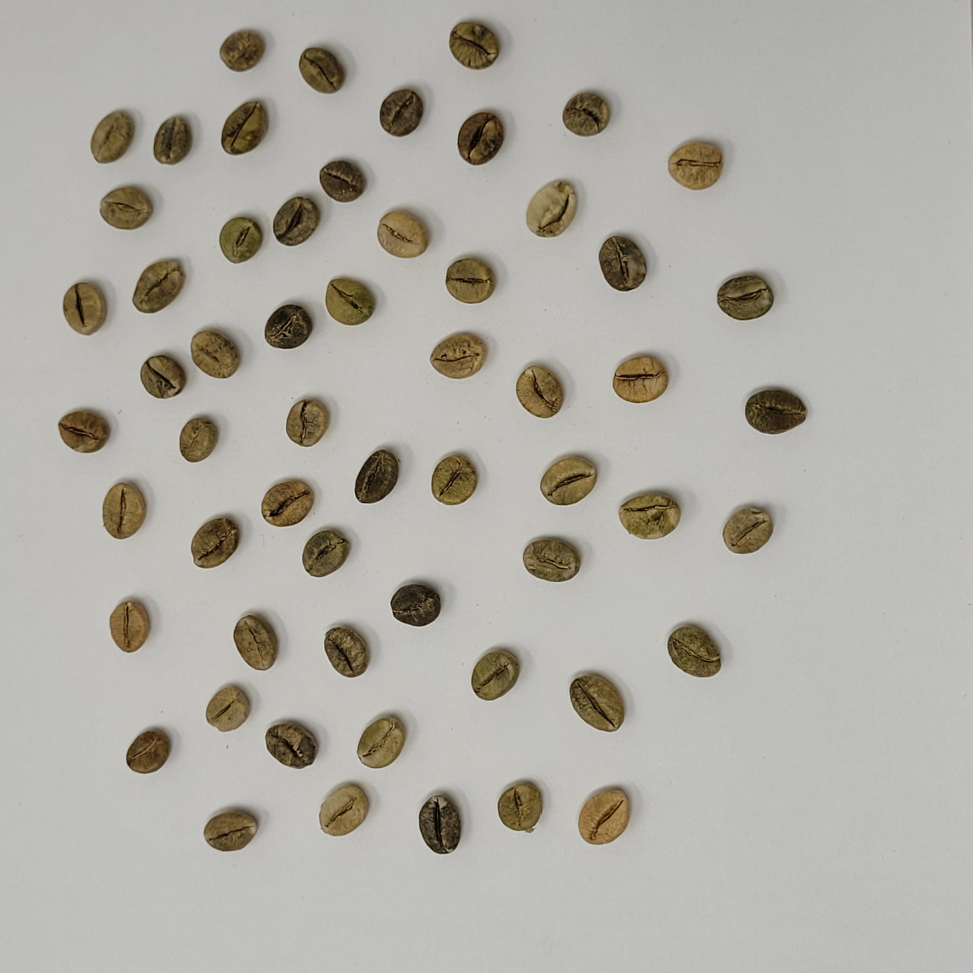
#> input picture CBD_Coffee Bean Dataset/A/212.jpg, 2918 x 2918 px (shown at 1/3 size); its folder holds 4 pictures in this run
$ python -i Data_preprocessing_CBD.py   (imports and definitions only)
#> lines starting #> are read from the running program, lines starting #| are printed output that depends on the picture; after the words box and inside, x2 and y2 are one past the last pixel; in counts of white or black regions, pixels touching at a corner belong together
### Object_detection_CBD.py
import cv2
import numpy as np
import os

def process_and_plot_coffee_bean(image_path):
#> called with image_path = 'CBD_Coffee Bean Dataset/A/212.jpg'
    if not os.path.exists(image_path):
        print(f"Lỗi: Không tìm thấy file ảnh tại '{image_path}'")
        return []

    # 1. Đọc ảnh và thiết lập
    img = cv2.imread(image_path)
#> img is the input picture: shape (2918, 2918, 3); mean B, G, R 166.3, 173.7, 176.1
    img_rgb = cv2.cvtColor(img, cv2.COLOR_BGR2RGB)
    img_h, img_w = img.shape[:2]
#> img_h = 2918; img_w = 2918
    image_area = img_h * img_w
#> image_area = 8514724
    min_area = image_area * 0.00015
#> min_area = 1277.2
    max_area = image_area * 0.00375
#> max_area = 31930.2

    hsv = cv2.cvtColor(img, cv2.COLOR_BGR2HSV)
#> hsv: shape (2918, 2918, 3); mean H, S, V 26.8, 21.5, 176.3
    _, s, _ = cv2.split(hsv)

    # 2. Vòng lặp tìm Threshold tối ưu trên toàn ảnh
    number_of_contours = 0
    max_threshold = 110
    threshold = 10
    final_threshold = 10
    count = 0
    while threshold <= max_threshold:
        _, thresh = cv2.threshold(s, threshold, 255, cv2.THRESH_BINARY)
        contours, _ = cv2.findContours(thresh, cv2.RETR_EXTERNAL, cv2.CHAIN_APPROX_SIMPLE)
        valid_contours_count = 0
        if contours:
            for contour in contours:
                area = cv2.contourArea(contour)
                if min_area < area < max_area:
                    valid_contours_count += 1

        if valid_contours_count > number_of_contours:
            number_of_contours = valid_contours_count
            final_threshold = threshold
            threshold += 5
            count = 0
        elif valid_contours_count == number_of_contours:
            threshold += 5
            count += 1
        elif valid_contours_count < number_of_contours and count <= 3:
            threshold += 5
            count += 1
        elif valid_contours_count < number_of_contours and count > 3:
            break
#> this loop made 21 passes
#> pass 1, in process_and_plot_coffee_bean, `_, thresh = cv2.threshold(s, threshold, 255, cv2.THRESH_BINARY)`:
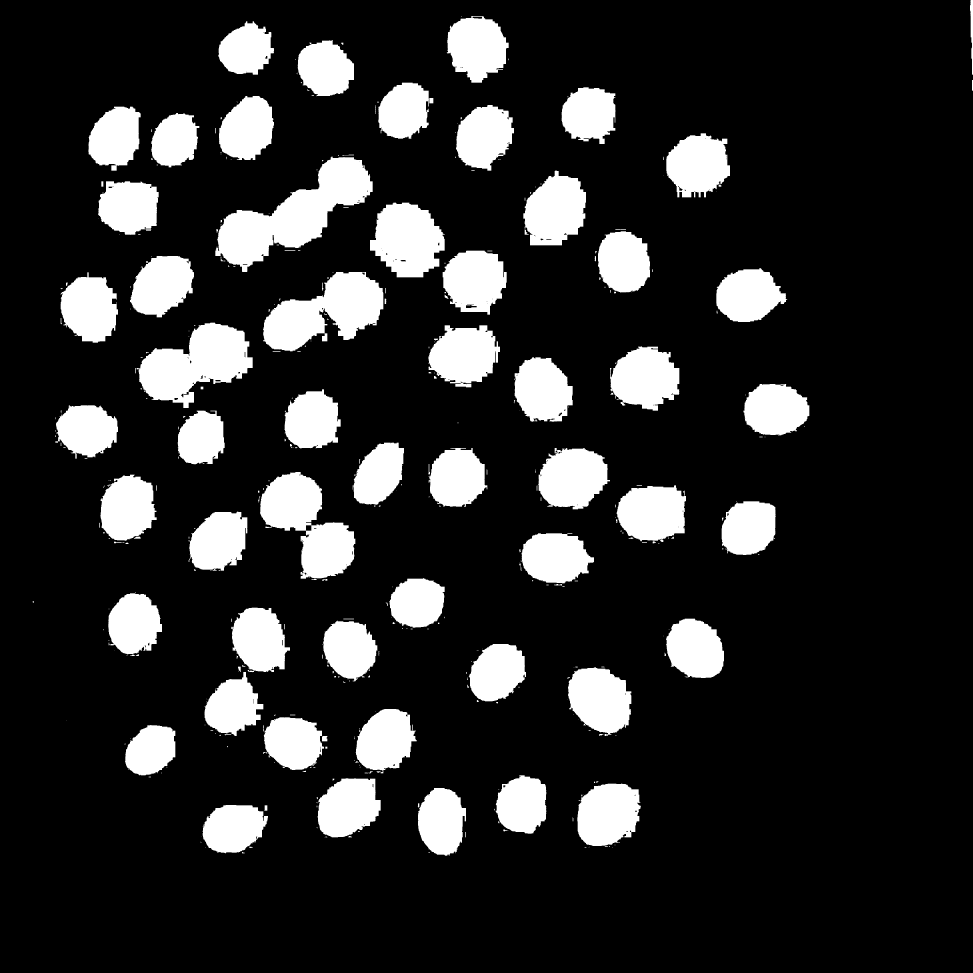
#> thresh: shape (2918, 2918) (shown at 1/3 size); 16.4% white; 430 white regions (259 under 20 px), largest, box (x1, y1, x2, y2) and area: (646, 470, 1118, 816) 65218, (410, 968, 758, 1224) 49637, (789, 816, 1150, 1054) 49384
#> after the loop:
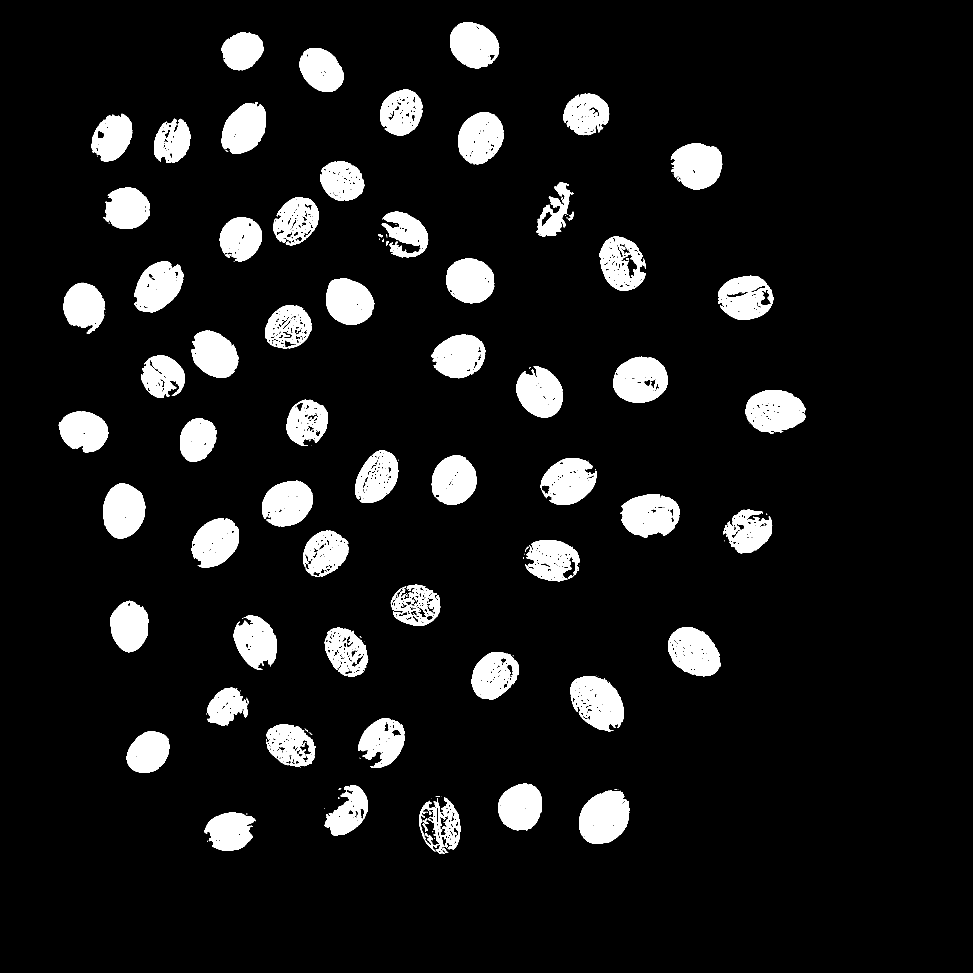
#> thresh: shape (2918, 2918) (shown at 1/3 size); 9% white; 214 white regions (135 under 20 px), largest, box (x1, y1, x2, y2) and area: (1737, 2372, 1888, 2532) 18505, (1710, 2028, 1872, 2194) 17716, (2237, 1170, 2417, 1300) 16944
#> after the loop, count = 16; final_threshold = 30; number_of_contours = 58; threshold = 115

    # Threshold lần 1 để định vị tọa độ hạt
    _, final_thresh_mask = cv2.threshold(s, final_threshold, 255, cv2.THRESH_BINARY)
#> final_thresh_mask: shape (2918, 2918); 12.5% white; 73 white regions (14 under 20 px)
    contours, _ = cv2.findContours(final_thresh_mask, cv2.RETR_EXTERNAL, cv2.CHAIN_APPROX_SIMPLE)
#> contours = 73 contours, 14 with area under 20; largest, box (x1, y1, x2, y2) and area: (1707, 2012, 1878, 2197) 23258, (1734, 2357, 1896, 2536) 22559, (1855, 1469, 2045, 1619) 22398, (1619, 1356, 1798, 1517) 21475, (1578, 537, 1735, 713) 21181

    # List lưu trữ Tuple: (Ảnh đã xử lý, Vector Đặc trưng)
    processed_beans = []

    if contours:
        for contour in contours:
            area = cv2.contourArea(contour)
            if min_area < area < max_area:

                # --- TÌM KHUNG BAO CẮT ẢNH ---
                x, y, w, h = cv2.boundingRect(contour)
                center_x = x + w // 2
                center_y = y + h // 2
                side_length = 208 # Cố định khung cắt để giữ tỷ lệ kích thước thật
                half_side = side_length // 2

                sq_x = max(0, center_x - half_side)
                sq_y = max(0, center_y - half_side)

                if sq_x + side_length > img_w: sq_x = img_w - side_length
                if sq_y + side_length > img_h: sq_y = img_h - side_length

                bounding_box_area = side_length * side_length
                if bounding_box_area < image_area * 0.0125:

                    # --- CẮT ẢNH VÀ XÓA NỀN CỤC BỘ ---
                    cropped_bean = img_rgb[sq_y:sq_y + side_length, sq_x:sq_x + side_length]
                    hsv_crop = cv2.cvtColor(cropped_bean, cv2.COLOR_RGB2HSV)
                    _, s_crop, _ = cv2.split(hsv_crop)

                    # Dùng Otsu trên từng khung nhỏ để tìm mask sát nhất
                    _, bean_mask = cv2.threshold(s_crop, 0, 255, cv2.THRESH_BINARY + cv2.THRESH_OTSU)
                    kernel = cv2.getStructuringElement(cv2.MORPH_ELLIPSE, (3, 3))
                    bean_mask = cv2.morphologyEx(bean_mask, cv2.MORPH_OPEN, kernel)
                    bean_mask = cv2.morphologyEx(bean_mask, cv2.MORPH_CLOSE, kernel)

                    mask_contours, _ = cv2.findContours(bean_mask, cv2.RETR_EXTERNAL, cv2.CHAIN_APPROX_SIMPLE)
                    perfect_mask = np.zeros_like(bean_mask)
                    geom_features = np.zeros(5, dtype=np.float32)

                    if mask_contours:
                        # 1. Trích xuất viền thật của hạt
                        largest_mask_contour = max(mask_contours, key=cv2.contourArea)

                        # 2. Tạo viền Bao lồi (Convex Hull) bọc qua vết khuyết/lẹm đen
                        hull = cv2.convexHull(largest_mask_contour)
                        cv2.drawContours(perfect_mask, [hull], 0, 255, -1)

                        # =========================================================
                        # TÍNH TOÁN 5 ĐẶC TRƯNG HÌNH HỌC TỪ VIỀN THẬT (largest_mask_contour)
                        # =========================================================
                        true_area = cv2.contourArea(largest_mask_contour)
                        true_perimeter = cv2.arcLength(largest_mask_contour, True)
                        hull_area = cv2.contourArea(hull)

                        # Tính Circularity
                        circularity = 0
                        if true_perimeter > 0:
                            circularity = (4 * np.pi * true_area) / (true_perimeter ** 2)

                        # Tính Aspect Ratio (Dùng minAreaRect để KHÔNG BỊ sai khi hạt nằm chéo)
                        rect = cv2.minAreaRect(largest_mask_contour)
                        (rect_w, rect_h) = rect[1]
                        aspect_ratio = 0
                        if min(rect_w, rect_h) > 0:
                            aspect_ratio = max(rect_w, rect_h) / min(rect_w, rect_h)

                        # Tính Solidity (Độ đặc nguyên vẹn)
                        solidity = 0
                        if hull_area > 0:
                            solidity = float(true_area) / hull_area

                        # Gói gọn 5 chỉ số vào mảng Numpy
                        geom_features = np.array([true_area, true_perimeter, circularity, aspect_ratio, solidity], dtype=np.float32)

                    # Dùng mask vừa có được để xóa nền xung quanh hạt
                    cropped_bean_no_bg = cv2.bitwise_and(cropped_bean, cropped_bean, mask=perfect_mask)

                    # BIẾN NỀN THÀNH MÀU TRẮNG thay vì màu Đen
                    cropped_bean_no_bg[perfect_mask == 0] = [255, 255, 255]

                    # Resize về kích thước chuẩn hóa của mô hình
                    final_resized_no_bg = cv2.resize(cropped_bean_no_bg, (64, 64), interpolation=cv2.INTER_AREA)

                    # 2. Resize ảnh GỐC CHƯA XÓA NỀN (Dành cho HOG)
                    final_resized_original = cv2.resize(cropped_bean, (64, 64), interpolation=cv2.INTER_AREA)

                    # Thêm Tuple gồm 3 phần tử vào list
                    processed_beans.append((
                        cv2.cvtColor(final_resized_original, cv2.COLOR_RGB2BGR), # Ảnh cho HOG
                        cv2.cvtColor(final_resized_no_bg, cv2.COLOR_RGB2BGR),    # Ảnh cho Histogram
                        geom_features                                            # Các thông số vật lý
                    ))
#> this loop made 73 passes
#> (area, x, y, w, h, center_x, center_y) on passes 1, 2, 3, 4, 5, 6, 7, 8, 9, 11, 12, 14: (17185.5, 610, 2420, 171, 135, 695, 2487), (18741.5, 1256, 2375, 129, 187, 1320, 2468), (22559, 1734, 2357, 162, 179, 1815, 2446), (19585.5, 957, 2342, 159, 167, 1036, 2425), (17207.5, 1492, 2336, 140, 162, 1562, 2417), (14422.5, 378, 2182, 138, 140, 447, 2252), (18078.5, 795, 2158, 161, 149, 875, 2232), (18995.5, 1070, 2136, 152, 170, 1146, 2221), (15106.5, 617, 2048, 139, 148, 686, 2122), (23257.5, 1707, 2012, 171, 185, 1792, 2104), (18194, 1413, 1939, 153, 163, 1489, 2020), (17410.5, 972, 1872, 144, 161, 1044, 1952)
#> (area, x, y, w, h, center_x, center_y) on pass 27: (21475, 1619, 1356, 179, 161, 1708, 1436)
#> bean_mask: shape (208, 208); 37.7% white; 1 white region, box (x1, y1, x2, y2) and area: (27, 34, 177, 176) 16308
#> hsv_crop: shape (208, 208, 3); mean H, S, V 21.5, 65.6, 135.4
#> perfect_mask: shape (208, 208); 38.1% white; 1 white region, box (x1, y1, x2, y2) and area: (27, 34, 177, 176) 16505
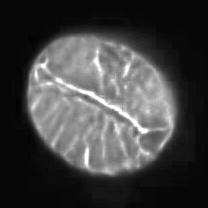
#> s_crop: shape (208, 208); min 3, max 255, mean 65.6

        return processed_beans
    else:
        print("[LỖI] Không tìm thấy hạt cà phê!")
        return []

### Data_preprocessing_CBD.py
import cv2 as cv
import numpy as np
import os
import pickle
from pathlib import Path
from sklearn.preprocessing import StandardScaler
from skimage.feature import hog, local_binary_pattern
from sklearn.model_selection import train_test_split
from Object_detection_CBD import process_and_plot_coffee_bean

CHKP_PATH = Path('./demo/checkpoints')

def load_data_and_labels(base_folder):
    """
    Hàm đọc dữ liệu từ thư mục, trích xuất đặc trưng và gán nhãn,
    kèm theo mảng 'groups' để theo dõi nguồn gốc ảnh gốc của từng hạt.
    """
    images = []
    labels = []
    groups = [] # Mảng lưu tên file ảnh gốc để chống Data Leakage

    # Định nghĩa nhãn cho 7 lớp dữ liệu (theo danh sách target_names của bạn)
    class_mapping = {
        "A": 0,
        "AA": 1,
        "AAA": 2,
        "Bits": 3,
        "C": 4,
        "PB-I": 5,
        "PB-II": 6
    }

    for folder_name, label in class_mapping.items():
        folder_path = os.path.join(base_folder, folder_name)

        if not os.path.exists(folder_path):
            print(f"Warning: Không tìm thấy thư mục {folder_path}")
            continue

        for filename in os.listdir(folder_path):
            img_path = os.path.join(folder_path, filename)

            # Đọc ảnh và tách từng hạt
            imgs = process_and_plot_coffee_bean(img_path)

            if imgs is not None:
                # Hứng 3 biến: Ảnh tự nhiên, Ảnh nền trắng, Vector Hình học
                for img_natural, img_white_bg, geom_features in imgs:

                    # ==========================================
                    # 1. TRÍCH XUẤT HOG TỪ ẢNH TỰ NHIÊN
                    # ==========================================
                    img_blur = cv.bilateralFilter(img_natural, 5, 50, 50)
                    gray = cv.cvtColor(img_blur, cv.COLOR_BGR2GRAY)

                    hog_feature = hog(
                        gray,
                        orientations=12,
                        pixels_per_cell=(8, 8),
                        cells_per_block=(2, 2),
                        block_norm='L2-Hys'
                    )

                    # ==========================================
                    # 2. TẠO MẶT NẠ (MASK) TỪ ẢNH NỀN TRẮNG
                    # ==========================================
                    gray_white = cv.cvtColor(img_white_bg, cv.COLOR_BGR2GRAY)
                    _, mask = cv.threshold(gray_white, 254, 255, cv.THRESH_BINARY_INV)

                    # ==========================================
                    # 3. TRÍCH XUẤT COLOR HISTOGRAM
                    # ==========================================
                    hsv_white = cv.cvtColor(img_white_bg, cv.COLOR_BGR2HSV)
                    bins = 64
                    hist_h = cv.calcHist([hsv_white], [0], mask, [bins], [0, 180])
                    hist_s = cv.calcHist([hsv_white], [1], mask, [bins], [0, 256])
                    hist_v = cv.calcHist([hsv_white], [2], mask, [bins], [0, 256])

                    cv.normalize(hist_h, hist_h)
                    cv.normalize(hist_s, hist_s)
                    cv.normalize(hist_v, hist_v)
                    color_hist_feature = np.concatenate([hist_h.flatten(), hist_s.flatten(), hist_v.flatten()])

                    # ==========================================
                    # 4. TRÍCH XUẤT BỀ MẶT BẰNG LBP
                    # ==========================================
                    gray_nat = cv.cvtColor(img_natural, cv.COLOR_BGR2GRAY)
                    radius = 2
                    n_points = 8 * radius

                    lbp = local_binary_pattern(gray_nat, n_points, radius, method='uniform')

                    n_bins = n_points + 2
                    lbp_hist, _ = np.histogram(lbp[mask == 255], bins=n_bins, range=(0, n_bins))
                    lbp_hist = lbp_hist.astype(np.float32)
                    cv.normalize(lbp_hist, lbp_hist)

                    # ==========================================
                    # 5. DUNG HỢP VÀ LƯU TRỮ
                    # ==========================================
                    feature = np.concatenate([geom_features, hog_feature, color_hist_feature, lbp_hist])

                    images.append(feature)
                    labels.append(label)
                    groups.append(filename) # LƯU TÊN FILE ĐỂ CHỐNG LEAKAGE
#> this loop made 58 passes
#> pass 1, in load_data_and_labels, `_, mask = cv.threshold(gray_white, 254, 255, cv.THRESH_BINARY_INV)`:
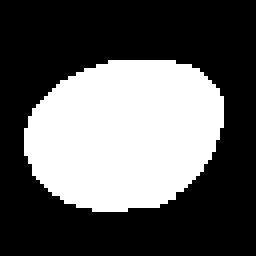
#> mask: shape (64, 64) (shown 4 times larger); 36.7% white; 1 white region, box (x1, y1, x2, y2) and area: (6, 15, 56, 53) 1502
#> after the loop:
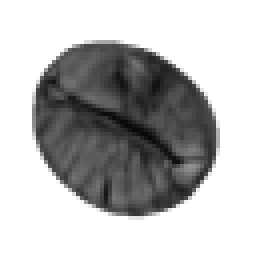
#> gray_white: shape (64, 64) (shown 4 times larger); min 8, max 255, mean 184.7
#> after the loop:
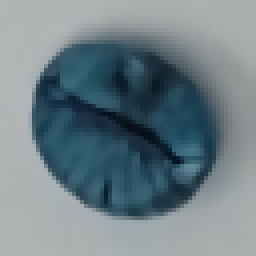
#> img_blur: shape (64, 64, 3) (shown 4 times larger); mean R, G, B 111.8, 127.8, 135.5

    flatten_images = np.array(images, dtype=np.float32)
    data_labels = np.array(labels, dtype=np.int32)
    data_groups = np.array(groups) # Chuyển groups sang numpy array

    return flatten_images, data_labels, data_groups


def data_preprocessing(base_folder="CBD_Coffee Bean Dataset"):
    print("Đang đọc, trích xuất Hình học, HOG, Color Histogram và LBP...")
    X_all, y_all, groups_all = load_data_and_labels(base_folder)

    print("Đang chia tập dữ liệu đảm bảo Cân bằng Class và Chống Leakage...")

    # 1. Trích xuất danh sách các bức ảnh duy nhất và nhãn của chúng
    # (Vì mỗi ảnh chỉ thuộc 1 lớp, nên nhãn của ảnh chính là nhãn của các hạt bên trong nó)
    unique_groups, indices = np.unique(groups_all, return_index=True)
    unique_labels = y_all[indices]

    # 2. CHIA ẢNH (Image-level split): Áp dụng Stratify lên cấp độ ảnh
    # Bước 2.1: Tách 30% làm ảnh Temp, 70% làm ảnh Train
    train_img, temp_img, train_img_labels, temp_img_labels = train_test_split(
        unique_groups, unique_labels,
        test_size=0.30,
        random_state=42,
        stratify=unique_labels # Ép tỷ lệ 70% ảnh mỗi lớp vào Train
    )

    # Bước 2.2: Tách đôi số ảnh Temp (mỗi nửa 15%) thành Val và Test
    val_img, test_img, _, _ = train_test_split(
        temp_img, temp_img_labels,
        test_size=0.50,
        random_state=42,
        stratify=temp_img_labels # Ép tỷ lệ 15% ảnh mỗi lớp vào Val/Test
    )

    # 3. GÁN HẠT VỀ TẬP (Ánh xạ từ ảnh sang hạt)
    # Tìm index của các hạt tương ứng với danh sách ảnh đã chia
    train_mask = np.isin(groups_all, train_img)
    val_mask = np.isin(groups_all, val_img)
    test_mask = np.isin(groups_all, test_img)

    # Chia mảng X_all và y_all dựa trên mask
    X_train, y_train = X_all[train_mask], y_all[train_mask]
    X_val, y_val = X_all[val_mask], y_all[val_mask]
    X_test, y_test = X_all[test_mask], y_all[test_mask]

    # 4. Scale dữ liệu với StandardScaler
    print("Đang chuẩn hóa với StandardScaler...")
    scaler = StandardScaler()
    X_train = scaler.fit_transform(X_train)
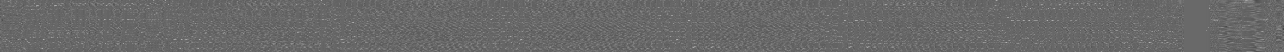
#> X_train: shape (104, 2567) float32 (shown at 1/2 size); min -7.15, max 10.15, mean 1.71e-10; drawn with min black and max white
    X_val = scaler.transform(X_val)
    X_test = scaler.transform(X_test)

    with open(CHKP_PATH / 'scaler.pkl', 'wb') as f:
        pickle.dump(scaler, f)

    print(f"Kích thước X_train: {X_train.shape}")
#| Kích thước X_train: (104, 2567)
    print(f"Kích thước X_val:   {X_val.shape}")
#| Kích thước X_val:   (50, 2567)
    print(f"Kích thước X_test:  {X_test.shape}")
#| Kích thước X_test:  (58, 2567)
    print("Xử lý dữ liệu hoàn tất!")

    return X_train, y_train, X_val, y_val, X_test, y_test

>>> result = data_preprocessing()
